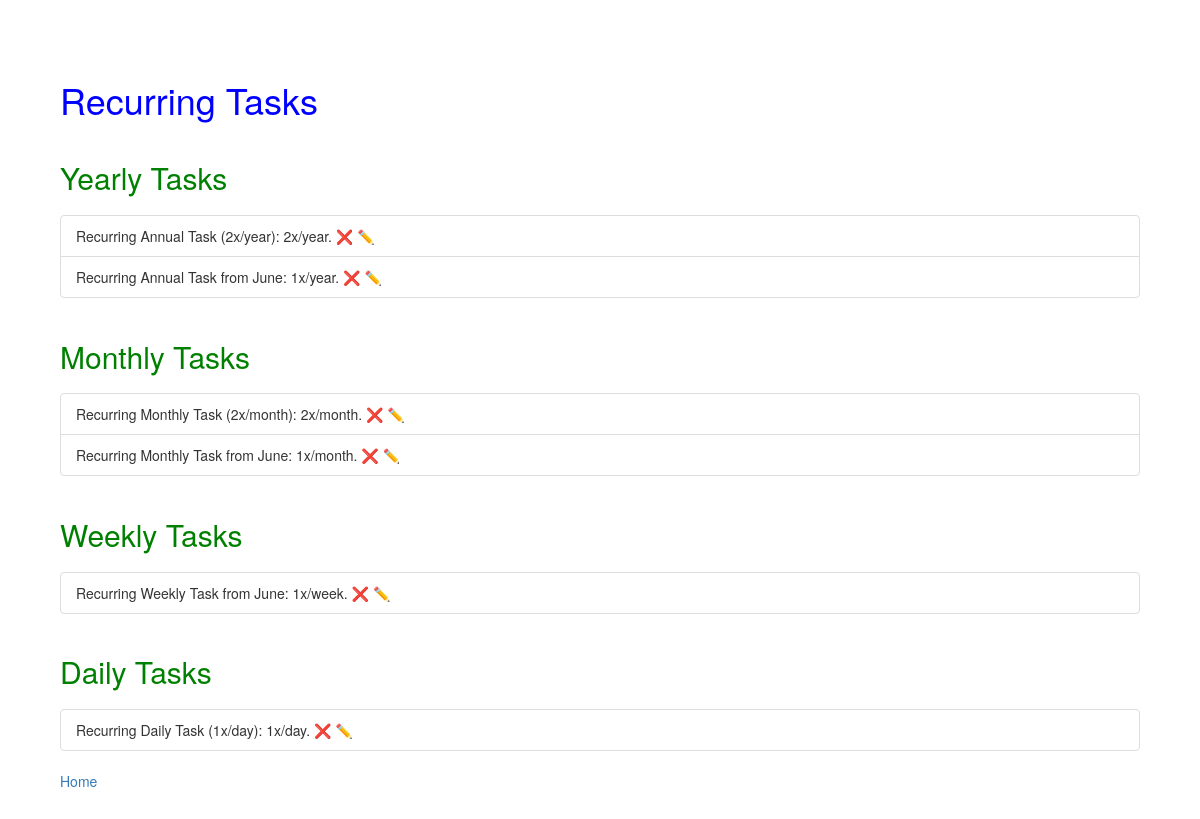
Page /view-recurring on the committed database.
### main.py (models this page shows)
class RecurringTasks(db.Model):
    id = db.Column(db.Integer, primary_key=True)
    task_name = db.Column(db.String(250), nullable=False)
    recurrence = db.Column(db.String(5), nullable=False)
    frequency = db.Column(db.Integer, nullable=False)
    last_passed_date = db.Column(db.DateTime, nullable=False)

### main.py (the view)
@app.route("/view-recurring")
def show_recurring():
    yearly_recurring = RecurringTasks.query.filter_by(recurrence="Annual").all()
    monthly_recurring = RecurringTasks.query.filter_by(recurrence="Monthly").all()
    weekly_recurring = RecurringTasks.query.filter_by(recurrence="Weekly").all()
    daily_recurring = RecurringTasks.query.filter_by(recurrence="Daily").all()
    return render_template("recurring.html", year_list=yearly_recurring, month_list=monthly_recurring,
                           week_list=weekly_recurring, day_list=daily_recurring)

### templates/recurring.html (shortened to what this page needs)
{% extends 'bootstrap/base.html' %}
{% block styles %}
  {{ super() }}
  <link rel="stylesheet" href="{{ url_for('static', filename='styles.css') }}">
{% endblock %}
{% block content %}
<h1>Recurring Tasks</h1>
<div class="lists">
    <div class="year">
        <h2>Yearly Tasks</h2>
        <ul class="list-group">
            {% for task in year_list %}
            <li class="list-group-item">{{ task.task_name }}: {{ task.frequency }}x/year.
                <a href="{{ url_for('delete_recurring', id=task.id) }}">❌</a>
                <a href="{{ url_for('edit_recurring', id=task.id) }}">✏️</a>
            </li>
            {% endfor %}
        </ul>
    </div>
    <div class="month">
        <h2>Monthly Tasks</h2>
        <ul class="list-group">
            {% for task in month_list %}
            <li class="list-group-item">{{ task.task_name }}: {{ task.frequency }}x/month.
                <a href="{{ url_for('delete_recurring', id=task.id) }}">❌</a>
                <a href="{{ url_for('edit_recurring', id=task.id) }}">✏️</a>
            </li>
            {% endfor %}
        </ul>
    </div>
    <div class="week">
        <h2>Weekly Tasks</h2>
        <ul class="list-group">
            {% for task in week_list %}
            <li class="list-group-item">{{ task.task_name }}: {{ task.frequency }}x/week.
                <a href="{{ url_for('delete_recurring', id=task.id) }}">❌</a>
                <a href="{{ url_for('edit_recurring', id=task.id) }}">✏️</a>
            </li>
            {% endfor %}
        </ul>
    </div>
    <div class="day">
        <h2>Daily Tasks</h2>
        <ul class="list-group">
            {% for task in day_list %}
            <li class="list-group-item">{{ task.task_name }}: {{ task.frequency }}x/day.
                <a href="{{ url_for('delete_recurring', id=task.id) }}">❌</a>
                <a href="{{ url_for('edit_recurring', id=task.id) }}">✏️</a>
            </li>
            {% endfor %}
        </ul>
    </div>
</div>
<div class="links">
  <p><a href="{{ url_for('home') }}">Home</a></p>
</div>
{% endblock %}

### static/styles.css (style rules this page uses)
body { padding: 5%; }
h1 { color: blue; }
h2 { color: green; padding: 2% 0 1% 0; }

### rows in the picture
RecurringTasks: task_name "Recurring Annual Task (2x/year)", frequency "2"
RecurringTasks: task_name "Recurring Annual Task from June", frequency "1"
RecurringTasks: task_name "Recurring Monthly Task (2x/month)", frequency "2"
RecurringTasks: task_name "Recurring Monthly Task from June", frequency "1"
RecurringTasks: task_name "Recurring Weekly Task from June", frequency "1"
RecurringTasks: task_name "Recurring Daily Task (1x/day)", frequency "1"
